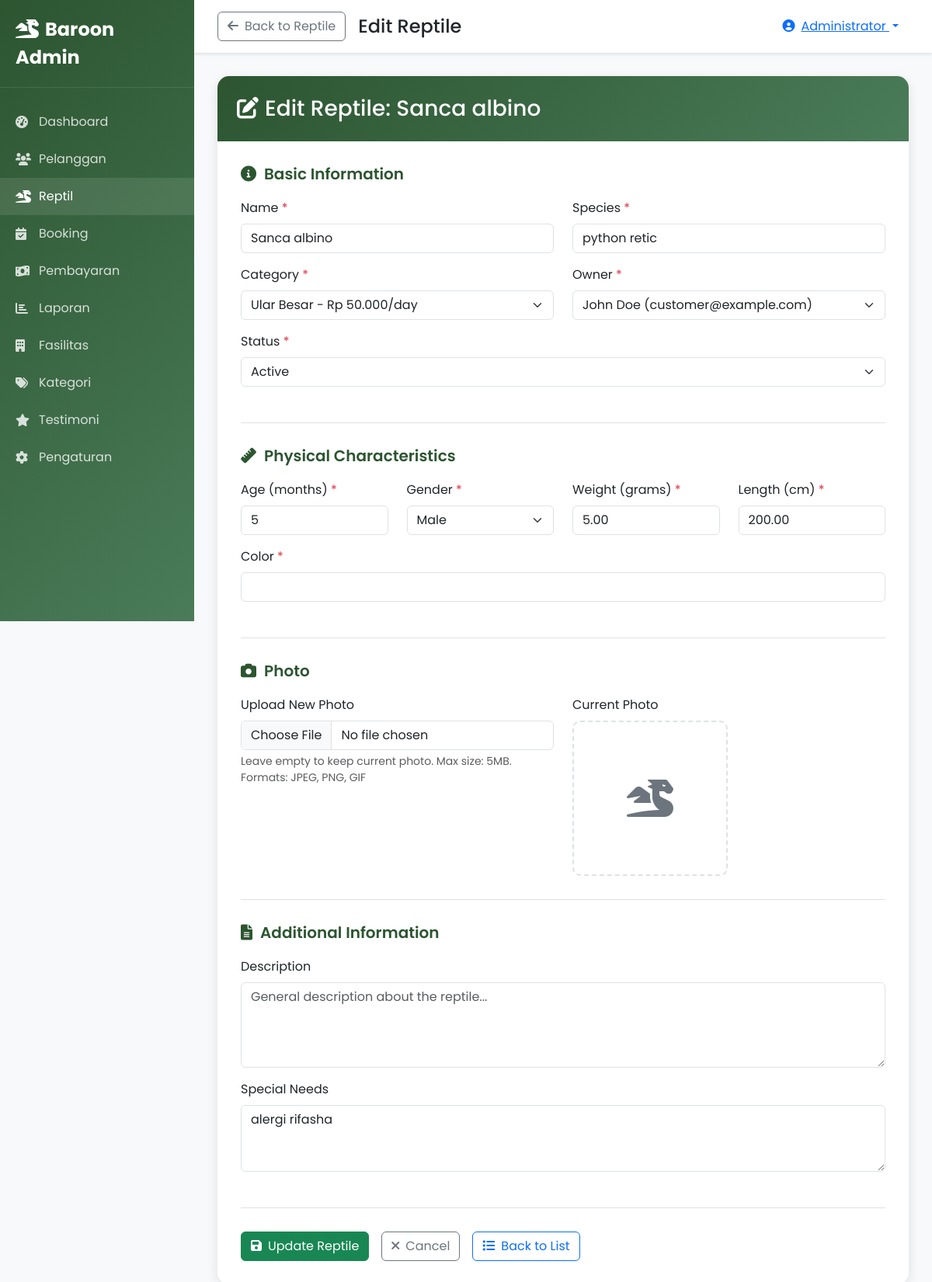
Page /admin/edit_reptile.php?id=1 (signed in) on the committed database.
### tables this page shows
CREATE TABLE IF NOT EXISTS `reptiles` (
  `id` int(11) NOT NULL AUTO_INCREMENT,
  `customer_id` int(11) NOT NULL,
  `category_id` int(11) NOT NULL,
  `name` varchar(100) NOT NULL,
  `species` varchar(100) DEFAULT NULL,
  `age` varchar(20) DEFAULT NULL,
  `weight` decimal(5,2) DEFAULT NULL,
  `length` decimal(5,2) DEFAULT NULL,
  `gender` enum('male','female','unknown') DEFAULT NULL,
  `special_needs` text DEFAULT NULL,
  `photo` varchar(255) DEFAULT NULL,
  `status` enum('active','completed','cancelled') DEFAULT 'active',
  `created_at` timestamp NOT NULL DEFAULT current_timestamp(),
  `updated_at` timestamp NOT NULL DEFAULT current_timestamp() ON UPDATE current_timestamp(),
  PRIMARY KEY (`id`),
  KEY `customer_id` (`customer_id`),
  KEY `category_id` (`category_id`),
  CONSTRAINT `reptiles_ibfk_1` FOREIGN KEY (`customer_id`) REFERENCES `users` (`id`) ON DELETE CASCADE,
  CONSTRAINT `reptiles_ibfk_2` FOREIGN KEY (`category_id`) REFERENCES `reptile_categories` (`id`)
);

CREATE TABLE IF NOT EXISTS `reptile_categories` (
  `id` int(11) NOT NULL AUTO_INCREMENT,
  `name` varchar(50) NOT NULL,
  `description` text DEFAULT NULL,
  `price_per_day` decimal(10,2) NOT NULL,
  `created_at` timestamp NOT NULL DEFAULT current_timestamp(),
  PRIMARY KEY (`id`)
);

CREATE TABLE IF NOT EXISTS `users` (
  `id` int(11) NOT NULL AUTO_INCREMENT,
  `username` varchar(50) NOT NULL,
  `email` varchar(100) NOT NULL,
  `password` varchar(255) NOT NULL,
  `full_name` varchar(100) NOT NULL,
  `phone` varchar(20) DEFAULT NULL,
  `address` text DEFAULT NULL,
  `role` enum('admin','customer') DEFAULT 'customer',
  `status` enum('active','inactive') DEFAULT 'active',
  `created_at` timestamp NOT NULL DEFAULT current_timestamp(),
  `updated_at` timestamp NOT NULL DEFAULT current_timestamp() ON UPDATE current_timestamp(),
  PRIMARY KEY (`id`),
  UNIQUE KEY `username` (`username`),
  UNIQUE KEY `email` (`email`)
);

### admin/edit_reptile.php (the view, shortened to what this page needs)
<?php
$reptile_id = isset($_GET['id']) ? $_GET['id'] : null;
try {
    $db = getDB();
    $stmt = $db->prepare("SELECT * FROM reptiles WHERE id = ?");
    $stmt->execute([$reptile_id]);
    $reptile = $stmt->fetch(PDO::FETCH_ASSOC);
    $stmt = $db->prepare("SELECT * FROM reptile_categories ORDER BY name");
    $stmt->execute();
    $categories = $stmt->fetchAll(PDO::FETCH_ASSOC);
    $stmt = $db->prepare("SELECT id, full_name, email FROM users WHERE role = 'customer' ORDER BY full_name");
    $stmt->execute();
    $customers = $stmt->fetchAll(PDO::FETCH_ASSOC);
} catch (Exception $e) {
    $error = 'System error occurred.';
}
?>
<!DOCTYPE html>
<html lang="id">
<head>
    <link href="https://cdn.jsdelivr.net/npm/bootstrap@5.3.0/dist/css/bootstrap.min.css" rel="stylesheet">
    <link href="https://cdnjs.cloudflare.com/ajax/libs/font-awesome/6.0.0/css/all.min.css" rel="stylesheet">
</head>
<body>
    <div class="sidebar">
        <div class="sidebar-header">
            <a href="#" class="sidebar-brand">
                <i class="fas fa-dragon me-2"></i>Baroon Admin
            </a>
        </div>
        <nav class="sidebar-nav">
            <ul class="nav flex-column">
                <li class="nav-item">
                    <a class="nav-link" href="dashboard.php">
                        <i class="fas fa-tachometer-alt"></i>Dashboard
                    </a>
                </li>
                <li class="nav-item">
                    <a class="nav-link" href="customers.php">
                        <i class="fas fa-users"></i>Pelanggan
                    </a>
                </li>
                <li class="nav-item">
                    <a class="nav-link active" href="reptiles.php">
                        <i class="fas fa-dragon"></i>Reptil
                    </a>
                </li>
                <li class="nav-item">
                    <a class="nav-link" href="bookings.php">
                        <i class="fas fa-calendar-check"></i>Booking
                    </a>
                </li>
                <li class="nav-item">
                    <a class="nav-link" href="payments.php">
                        <i class="fas fa-money-bill-wave"></i>Pembayaran
                    </a>
                </li>
                <li class="nav-item">
                    <a class="nav-link" href="reports.php">
                        <i class="fas fa-chart-bar"></i>Laporan
                    </a>
                </li>
                <li class="nav-item">
                    <a class="nav-link" href="facilities.php">
                        <i class="fas fa-building"></i>Fasilitas
                    </a>
                </li>
                <li class="nav-item">
                    <a class="nav-link" href="categories.php">
                        <i class="fas fa-tags"></i>Kategori
                    </a>
                </li>
                <li class="nav-item">
                    <a class="nav-link" href="testimonials.php">
                        <i class="fas fa-star"></i>Testimoni
                    </a>
                </li>
                <li class="nav-item">
                    <a class="nav-link" href="settings.php">
                        <i class="fas fa-cog"></i>Pengaturan
                    </a>
                </li>
            </ul>
        </nav>
    </div>
    <div class="main-content">
        <div class="top-navbar">
            <div class="d-flex align-items-center">
                <a href="view_reptile.php?id=<?php echo $reptile['id']; ?>" class="btn btn-outline-secondary me-3">
                    <i class="fas fa-arrow-left me-2"></i>Back to Reptile
                </a>
                <h4 class="mb-0">Edit Reptile</h4>
            </div>
            <div class="dropdown">
                <button class="btn btn-link dropdown-toggle" type="button" data-bs-toggle="dropdown">
                    <i class="fas fa-user-circle me-2"></i><?php echo htmlspecialchars($_SESSION['full_name']); ?>
                </button>
            </div>
        </div>
        <div class="content-area">
            <div class="form-card">
                <div class="form-header">
                    <h3 class="mb-0">
                        <i class="fas fa-edit me-2"></i>Edit Reptile: <?php echo htmlspecialchars($reptile['name']); ?>
                    </h3>
                </div>
                <form method="POST" enctype="multipart/form-data">
                    <div class="form-section">
                        <h5 class="section-title">
                            <i class="fas fa-info-circle"></i>Basic Information
                        </h5>
                        <div class="row">
                            <div class="col-md-6">
                                <div class="mb-3">
                                    <label for="name" class="form-label">Name <span class="required">*</span></label>
                                    <input type="text" class="form-control" id="name" name="name" value="<?php echo htmlspecialchars($reptile['name']); ?>" required>
                                </div>
                            </div>
                            <div class="col-md-6">
                                <div class="mb-3">
                                    <label for="species" class="form-label">Species <span class="required">*</span></label>
                                    <input type="text" class="form-control" id="species" name="species" value="<?php echo htmlspecialchars($reptile['species']); ?>" required>
                                </div>
                            </div>
                        </div>
                        <div class="row">
                            <div class="col-md-6">
                                <div class="mb-3">
                                    <label for="category_id" class="form-label">Category <span class="required">*</span></label>
                                    <select class="form-select" id="category_id" name="category_id" required>
                                        <?php foreach ($categories as $category): ?>
                                            <option value="<?php echo $category['id']; ?>" <?php echo $reptile['category_id'] == $category['id'] ? 'selected' : ''; ?>>
                                                <?php echo htmlspecialchars($category['name']); ?> - Rp <?php echo number_format($category['price_per_day'], 0, ',', '.'); ?>/day
                                            </option>
                                        <?php endforeach; ?>
                                    </select>
                                </div>
                            </div>
                            <div class="col-md-6">
                                <div class="mb-3">
                                    <label for="customer_id" class="form-label">Owner <span class="required">*</span></label>
                                    <select class="form-select" id="customer_id" name="customer_id" required>
                                        <?php foreach ($customers as $customer): ?>
                                            <option value="<?php echo $customer['id']; ?>" <?php echo $reptile['customer_id'] == $customer['id'] ? 'selected' : ''; ?>>
                                                <?php echo htmlspecialchars($customer['full_name']); ?> (<?php echo htmlspecialchars($customer['email']); ?>)
                                            </option>
                                        <?php endforeach; ?>
                                    </select>
                                </div>
                            </div>
                        </div>
                        <div class="mb-3">
                            <label for="status" class="form-label">Status <span class="required">*</span></label>
                            <select class="form-select" id="status" name="status" required>
                                <option value="active" <?php echo $reptile['status'] === 'active' ? 'selected' : ''; ?>>Active</option>
                            </select>
                        </div>
                    </div>
                    <div class="form-section">
                        <h5 class="section-title">
                            <i class="fas fa-ruler"></i>Physical Characteristics
                        </h5>
                        <div class="row">
                            <div class="col-md-3">
                                <div class="mb-3">
                                    <label for="age" class="form-label">Age (months) <span class="required">*</span></label>
                                    <input type="number" class="form-control" id="age" name="age" value="<?php echo $reptile['age']; ?>" min="0" required>
                                </div>
                            </div>
                            <div class="col-md-3">
                                <div class="mb-3">
                                    <label for="gender" class="form-label">Gender <span class="required">*</span></label>
                                    <select class="form-select" id="gender" name="gender" required>
                                        <option value="male" <?php echo $reptile['gender'] === 'male' ? 'selected' : ''; ?>>Male</option>
                                    </select>
                                </div>
                            </div>
                            <div class="col-md-3">
                                <div class="mb-3">
                                    <label for="weight" class="form-label">Weight (grams) <span class="required">*</span></label>
                                    <input type="number" class="form-control" id="weight" name="weight" value="<?php echo $reptile['weight']; ?>" min="0" step="0.1" required>
                                </div>
                            </div>
                            <div class="col-md-3">
                                <div class="mb-3">
                                    <label for="length" class="form-label">Length (cm) <span class="required">*</span></label>
                                    <input type="number" class="form-control" id="length" name="length" value="<?php echo $reptile['length']; ?>" min="0" step="0.1" required>
                                </div>
                            </div>
                        </div>
                        <div class="mb-3">
                            <label for="color" class="form-label">Color <span class="required">*</span></label>
                            <input type="text" class="form-control" id="color" name="color" value="<?php echo htmlspecialchars($reptile['color']); ?>" required>
                        </div>
                    </div>
                    <div class="form-section">
                        <h5 class="section-title">
                            <i class="fas fa-camera"></i>Photo
                        </h5>
                        <div class="row">
                            <div class="col-md-6">
                                <div class="mb-3">
                                    <label for="photo" class="form-label">Upload New Photo</label>
                                    <input type="file" class="form-control" id="photo" name="photo" accept="image/*">
                                    <div class="form-text">Leave empty to keep current photo. Max size: 5MB. Formats: JPEG, PNG, GIF</div>
                                </div>
                            </div>
                            <div class="col-md-6">
                                <label class="form-label">Current Photo</label>
                                <div>
                                    <?php if ($reptile['photo']): ?>
                                        <img src="../<?php echo htmlspecialchars($reptile['photo']); ?>" alt="Current photo" class="current-photo">
                                    <?php else: ?>
                                        <div class="photo-placeholder">
                                            <i class="fas fa-dragon"></i>
                                        </div>
                                    <?php endif; ?>
                                </div>
                            </div>
                        </div>
                    </div>
                    <div class="form-section">
                        <h5 class="section-title">
                            <i class="fas fa-file-alt"></i>Additional Information
                        </h5>
                        <div class="mb-3">
                            <label for="description" class="form-label">Description</label>
                            <textarea class="form-control" id="description" name="description" rows="4" placeholder="General description about the reptile..."><?php echo htmlspecialchars($reptile['description']); ?></textarea>
                        </div>
                        <div class="mb-3">
                            <label for="special_needs" class="form-label">Special Needs</label>
                            <textarea class="form-control" id="special_needs" name="special_needs" rows="3" placeholder="Any special care requirements..."><?php echo htmlspecialchars($reptile['special_needs']); ?></textarea>
                        </div>
                    </div>
                    <div class="d-flex gap-3">
                        <button type="submit" class="btn btn-success">
                            <i class="fas fa-save me-2"></i>Update Reptile
                        </button>
                        <a href="view_reptile.php?id=<?php echo $reptile['id']; ?>" class="btn btn-outline-secondary">
                            <i class="fas fa-times me-2"></i>Cancel
                        </a>
                        <a href="reptiles.php" class="btn btn-outline-primary">
                            <i class="fas fa-list me-2"></i>Back to List
                        </a>
                    </div>
                </form>
            </div>
        </div>
    </div>
</body>
</html>

### rows in the picture
reptiles: name "Sanca albino", species "python retic", category_id "Ular Besar - Rp 50.000/day", customer_id "John Doe (customer@example.com)", status "Active", age "5", gender "Male", weight "5.00", length "200.00", special_needs "alergi rifasha"

### other values in the picture
$_SESSION['full_name'] "Administrator"
